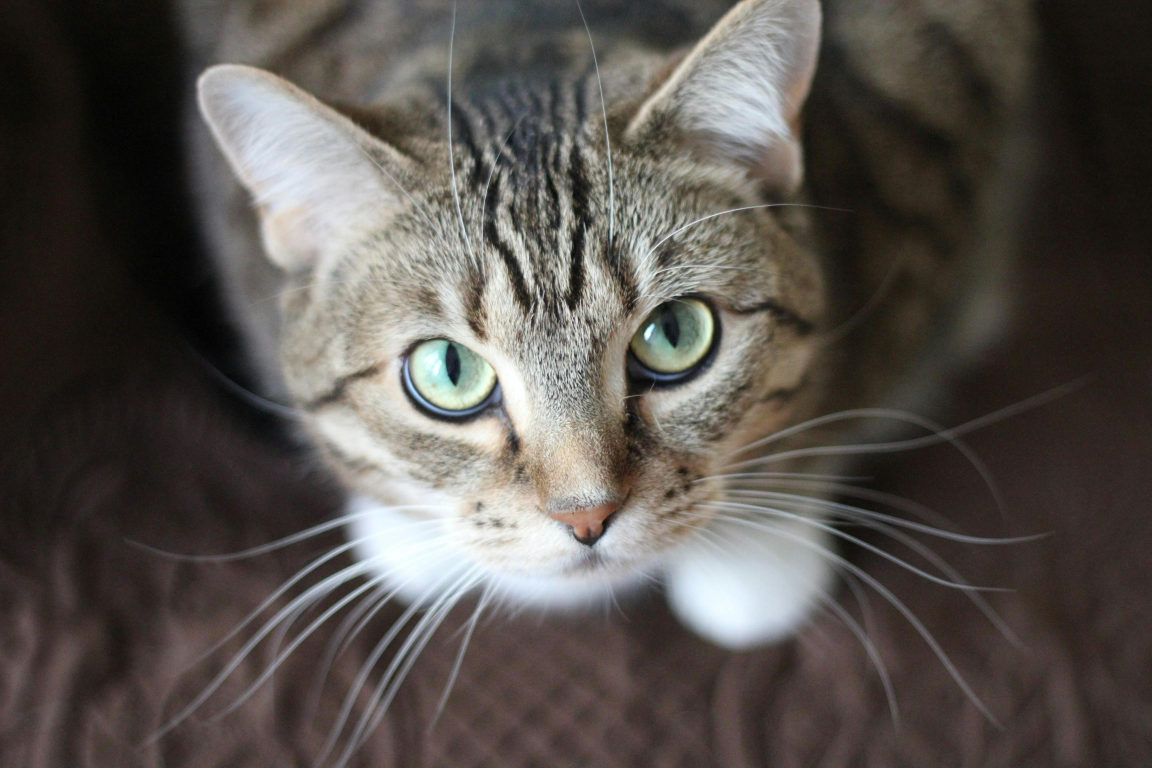
#> input picture DAY06 Bitwise Operator/cat.jpg, 3456 x 2304 px (shown at 1/3 size)
$ jupyter execute CNN_Bitwise_Operations_DAY06.ipynb
#> lines starting #> are read from the running program, lines starting #| are printed output that depends on the picture; after the words box and inside, x2 and y2 are one past the last pixel; in counts of white or black regions, pixels touching at a corner belong together
# Importing OpenCV and Python Libraries

[cell 1]
import numpy as np
import pandas as pd
import matplotlib.pyplot as plt
import seaborn as sns

[cell 2]
from google.colab.patches import cv2_imshow  #so that we can show the image
import cv2       # importing Open CV

from google.colab import files    # we are importing the file from the device
uploaded = files.upload()
#> the answer given: cat.jpg

# Uploading the image

[cell 3]
from google.colab.patches import cv2_imshow # Import the cv2_imshow function from google.colab.patches
import cv2

image = cv2.imread('cat.jpg')
#> image is the input picture: shape (2304, 3456, 3); mean B, G, R 77.9, 82.3, 87.6
print( image )        # this will print the matrix of the image
#> (printed output is left out)

cv2_imshow(image) # Use cv2_imshow instead of cv2.imshow

As it is a color image thats it gave 3 matrices for each pixel

# Shape of the image

[cell 4]
image.shape
#> Out = (2304, 3456, 3)

# Converting to Grey Scale Image

[cell 5]
gray_image = cv2.cvtColor(image, cv2.COLOR_BGR2GRAY)
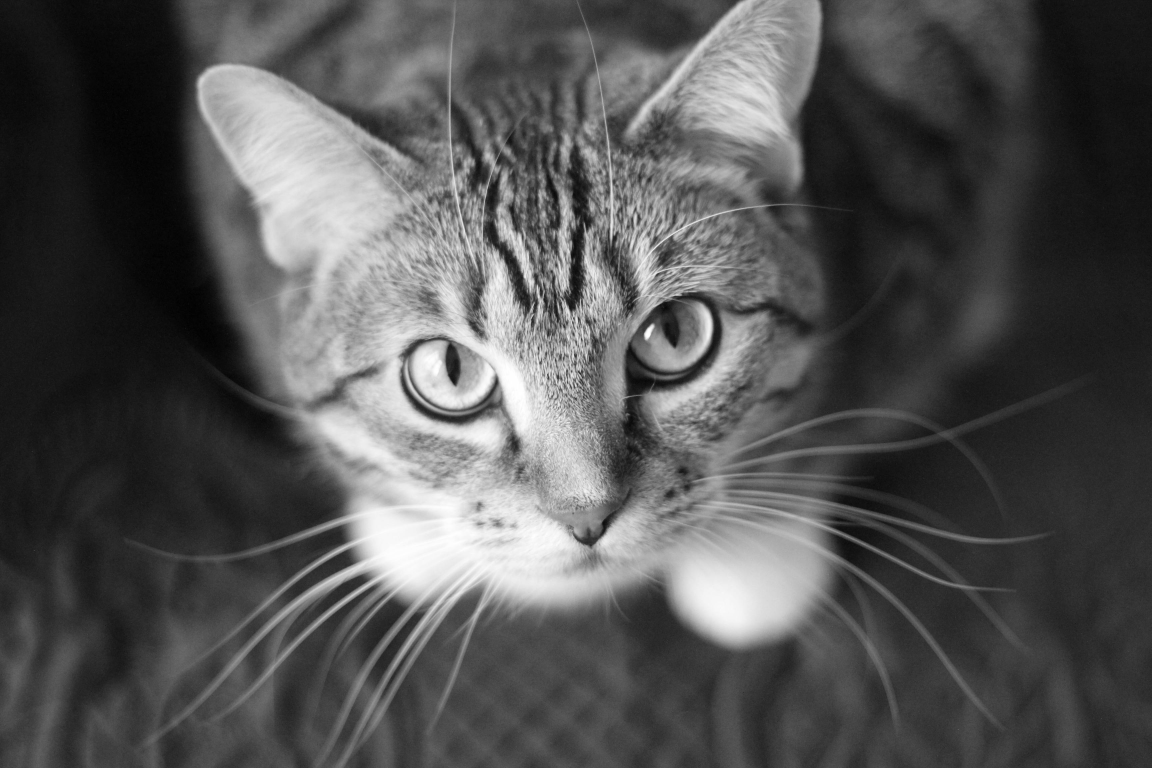
#> gray_image: shape (2304, 3456) (shown at 1/3 size); min 0, max 255, mean 83.4
cv2_imshow(gray_image)

Shape of the grey scale image

[cell 6]
gray_image.shape   # 550 x 367 that means it is 2153 x 2237 x 1 ... as it has ONLY COLOR CHANNEL
#> Out = (2304, 3456)

Saving the Gray Scale Image

[cell 7]
cv2.imwrite('gray_image.jpg', gray_image)
#> Out = True

[cell 8]
print (gray_image)              # matrices value of the grey image
#> (printed output is left out)

# Working on the Blank Image

[cell 9]
blank = np.zeros(( 400 , 400 ) , dtype='uint8')
cv2_imshow(blank)

[cell 10]
rectangle = cv2.rectangle(blank.copy(), (30,30), (350,350), 255, -1)  # starting from 30, 30 to a size of 350 x 350
cv2_imshow(rectangle)
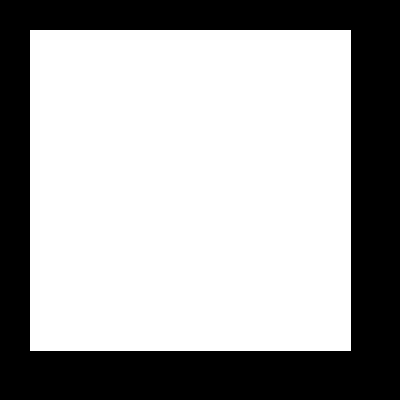
#> shown: shape (400, 400); 64.4% white; 1 black region, box (x1, y1, x2, y2) and area: (0, 0, 400, 400) 56959

circle = cv2.circle(blank.copy(), (200,200), 200, 255, -1)
cv2_imshow(circle)
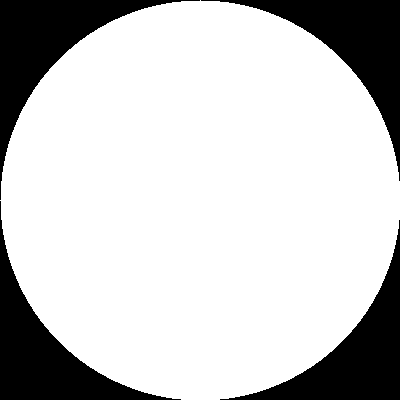
#> shown: shape (400, 400); 78.5% white; 4 black regions, box (x1, y1, x2, y2) and area: (0, 0, 200, 200) 8793, (201, 0, 400, 181) 8593, (0, 201, 181, 400) 8593, (220, 220, 400, 400) 8394

# BITWISE OPERATIONS

[cell 11]
bitwise_and = cv2.bitwise_and(rectangle, circle)      # areaa common in circle and rectangle
cv2_imshow(bitwise_and)
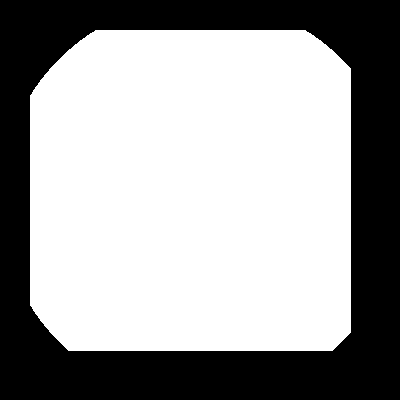
#> shown: shape (400, 400); 62.1% white; 1 black region, box (x1, y1, x2, y2) and area: (0, 0, 400, 400) 60567

[cell 12]
bitwise_or = cv2.bitwise_or(rectangle, circle)    # union of rectangle and circle
cv2_imshow(bitwise_or)
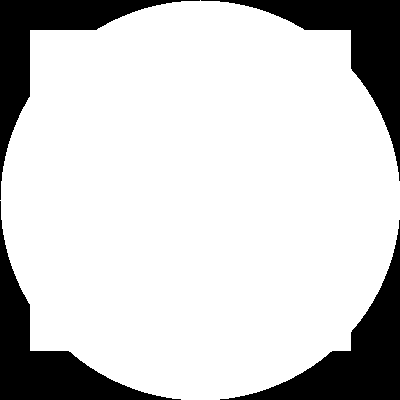
#> shown: shape (400, 400); 80.8% white; 4 black regions, box (x1, y1, x2, y2) and area: (220, 220, 400, 400) 8223, (201, 0, 400, 181) 7791, (0, 201, 181, 400) 7791, (0, 0, 200, 200) 6960

[cell 13]
bitwise_xor = cv2.bitwise_xor(rectangle, circle)
cv2_imshow(bitwise_xor)                                   # area that is common between rectangle and circle is dark , that is not intersecting regions
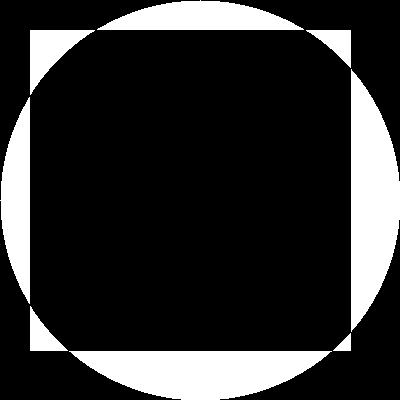
#> shown: shape (400, 400); 18.6% white; 8 white regions, largest, box (x1, y1, x2, y2) and area: (351, 69, 400, 332) 8927, (69, 351, 332, 400) 8927, (97, 0, 304, 30) 4170

[cell 14]
bitwise_not  =  cv2.bitwise_not (rectangle)  # gives that are not inside the rectangle
cv2_imshow(bitwise_not)
